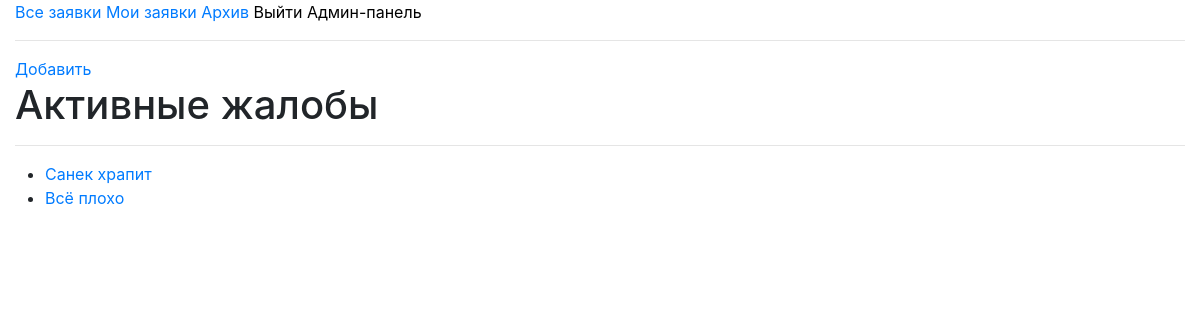
The page / (signed in) on the database as committed earlier.
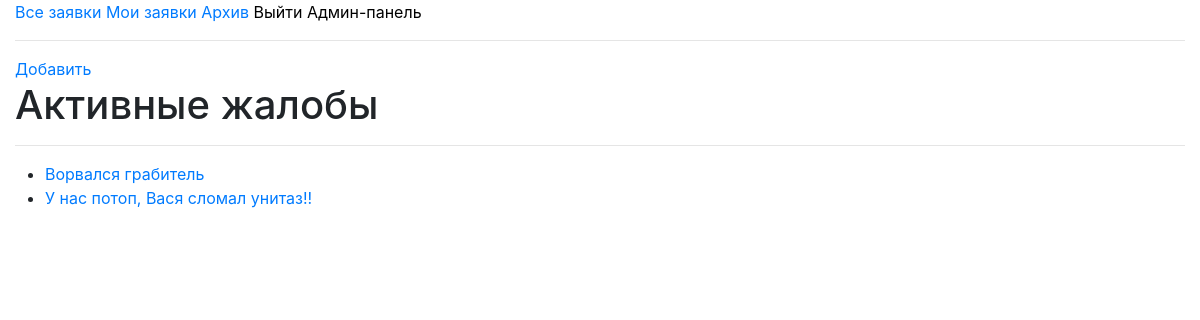
The same page on the database as committed later.
### crm/models.py (models this page shows, shortened)
class Problem(models.Model):
    name = models.CharField(max_length=63, null=True)
    creator = models.TextField(max_length=30, null=True)
    about = models.TextField(max_length=255, null=True)
    closed = models.TextField(null=True)
    room = models.IntegerField(null=True)
    helper = models.TextField(max_length=30, null=True)
    likes = models.ForeignKey(Like, default=0, on_delete=models.SET_NULL, null=True)

### crm/views.py (the view)
# urls.py: path('', index),
def index(request):
    if not request.user.is_authenticated:
        return redirect('/login')
    problems = Problem.objects.all().exclude(closed='on')
    return render(request, 'index.html', {'problems': problems})

### crm/templates/index.html (shortened to what this page needs)
{% extends 'base.html' %}
{% block content %}
<head>
    <link rel="stylesheet" href="https://stackpath.bootstrapcdn.com/bootstrap/4.3.1/css/bootstrap.min.css">
</head>
<body class="container-fluid">
<a href="/add">Добавить</a>
<h1>Активные жалобы</h1>
<hr>
<ul class="container">
    {% for problem in problems %}
        <li><a href="/problem?id={{ problem.id }}">
            {{ problem.name }}</a>
        </li>
    {% endfor %}
</ul>
</body>
{% endblock %}

### crm/templates/base.html (shortened to what this page needs)
<!DOCTYPE html>
<html lang="en">
<head>
    <link rel="stylesheet" href="https://stackpath.bootstrapcdn.com/bootstrap/4.3.1/css/bootstrap.min.css">
</head>
<body>
<a href="/">Все заявки</a>
<a href="/myproblems">Мои заявки</a>
<a href="/archive">Архив</a>
<a href="/logout" style="color: black">Выйти</a>
<a href="/panel" style="color: black">Админ-панель</a>
<hr>
{% block content %}
{% endblock %}
</body>
</html>

Rows that differ between the two databases and show on the page:
removed Problem: name "Всё плохо"
now on this page (row edited): Problem: name "Ворвался грабитель"
changed Problem: name "Санек храпит" → "У нас потоп, Вася сломал унитаз!!"
